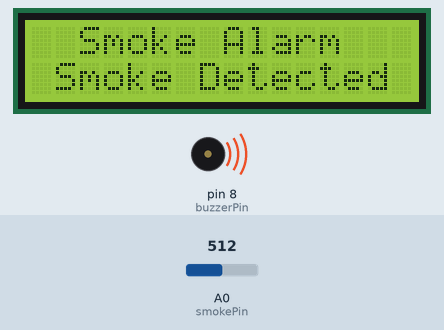
Recording of a sketch running on a simulated Arduino Uno, built with avr-gcc and run on an emulated ATmega328P. On the bench: 16×2 character LCD, buzzer (waves = sounding, pin HIGH). The test bench sets the inputs (shaded band); at power-on: A0 (smokePin) = 512. What the sketch prints to the serial monitor is not drawn.

Above: at 1.2 s.
1.3 s: A0 (smokePin) set to 105
2.8 s: A0 (smokePin) set to 91
At 3.5 s:
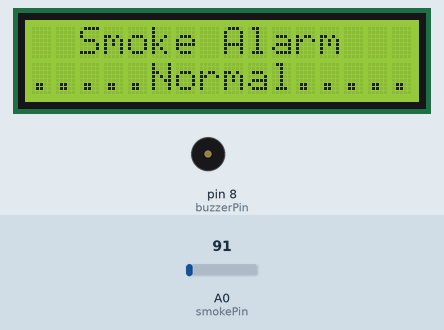
4.3 s: A0 (smokePin) set to 110
At 5.3 s:
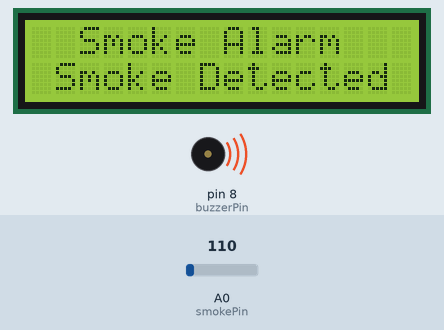
5.8 s: A0 (smokePin) set to 90
At 7.0 s:
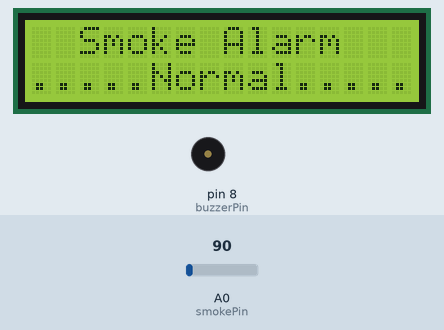
7.3 s: A0 (smokePin) set to 122
At 7.8 s:
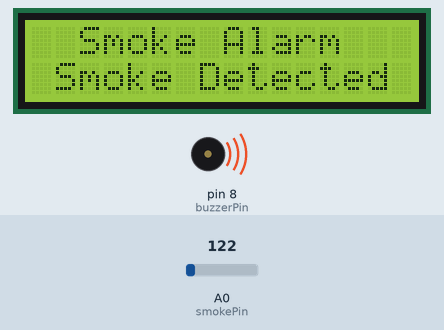
Timing chart, 0 to 9.8 s (numbered marks = the images above; inputs shaded):
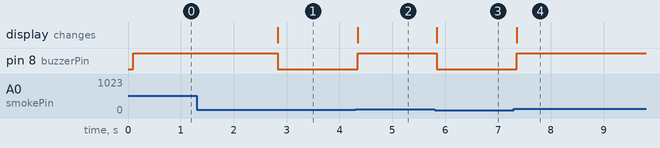

The sketch:

Smoke_Alarm_Code.ino
```cpp
// www.asyoni.com

// Kode Smoke Detector

#include <Wire.h>
#include <LiquidCrystal_I2C.h>
LiquidCrystal_I2C lcd(0x27, 2, 1, 0, 4, 5, 6, 7, 3, POSITIVE);
int buzzerPin = 8;
int smokePin = A0;
int sensorThres = 100; // Silahkan disesuaikan

void setup() {
  pinMode(buzzerPin, OUTPUT);
  pinMode(smokePin, INPUT);
  Serial.begin(9600);
  lcd.begin(16, 2);
  lcd.backlight();
}

void loop() {

  int analogSensor = analogRead(smokePin);
  Serial.print("Pin A0: ");
  Serial.println(analogSensor);
  lcd.print("  Smoke Alarm   ");
  if (analogSensor > sensorThres)
  {
    lcd.setCursor(0, 2);
    lcd.print(" Smoke Detected ");
    digitalWrite(buzzerPin, HIGH);
  }
  else
  {
    lcd.setCursor(0, 2);
    lcd.print(".....Normal.....");
    digitalWrite(buzzerPin, LOW);
  }

}
```

Measured:
- the behaviour switches between 101 and 100 on A0 (smokePin) (found by bisection; images 0 and 1)
- after the input at 1.3 s, every drawn part: stays the same
- after the input at 2.8 s, pin 8 (buzzerPin): HIGH → LOW at once; the display: changes at once (image 1)
- after the input at 4.3 s, pin 8 (buzzerPin): LOW → HIGH after 0.05 s; the display: changes after 0.05 s (image 2)
- after the input at 5.8 s, pin 8 (buzzerPin): HIGH → LOW at once; the display: changes at once (image 3)
- after the input at 7.3 s, pin 8 (buzzerPin): LOW → HIGH after 0.06 s; the display: changes after 0.06 s (image 4)
